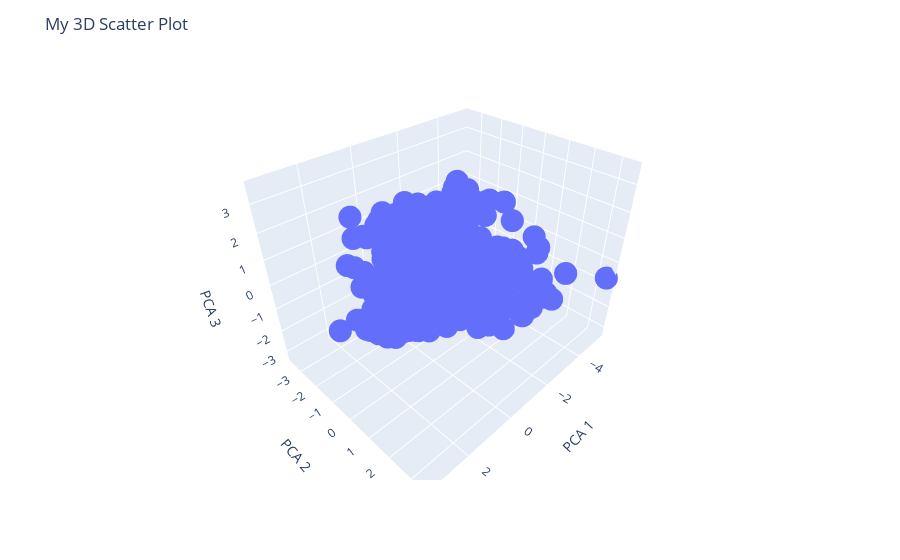

The code cell stored with this chart in its notebook:
### Code cell
fig = px.scatter_3d(projections_3D.T, x=0, y=1, z=2,size_max=5000)
fig.update_layout(
    title='My 3D Scatter Plot',
    scene=dict(
        xaxis_title='PCA 1',
        yaxis_title='PCA 2',
        zaxis_title='PCA 3'
    )
)
# Show plot
fig.show()

### Figure 1 — Plotly figure (JSON) as saved in the notebook; plotly's stock layout.template omitted (floating-point values rounded to 4 significant figures; data arrays with more than 128 entries replaced by an {"elided": "..."} marker saying what was removed)
{"data": [{"hovertemplate": "0=%{x}<br>1=%{y}<br>2=%{z}<extra></extra>", "legendgroup": "", "marker": {"color": "#636efa", "symbol": "circle"}, "mode": "markers", "name": "", "scene": "scene", "showlegend": false, "type": "scatter3d", "x": {"elided": "545 float values"}, "y": {"elided": "545 float values"}, "z": {"elided": "545 float values"}}], "layout": {"legend": {"tracegroupgap": 0}, "margin": {"t": 60}, "scene": {"domain": {"x": [0, 1], "y": [0, 1]}, "xaxis": {"title": {"text": "PCA 1"}}, "yaxis": {"title": {"text": "PCA 2"}}, "zaxis": {"title": {"text": "PCA 3"}}}, "title": {"text": "My 3D Scatter Plot"}}}
